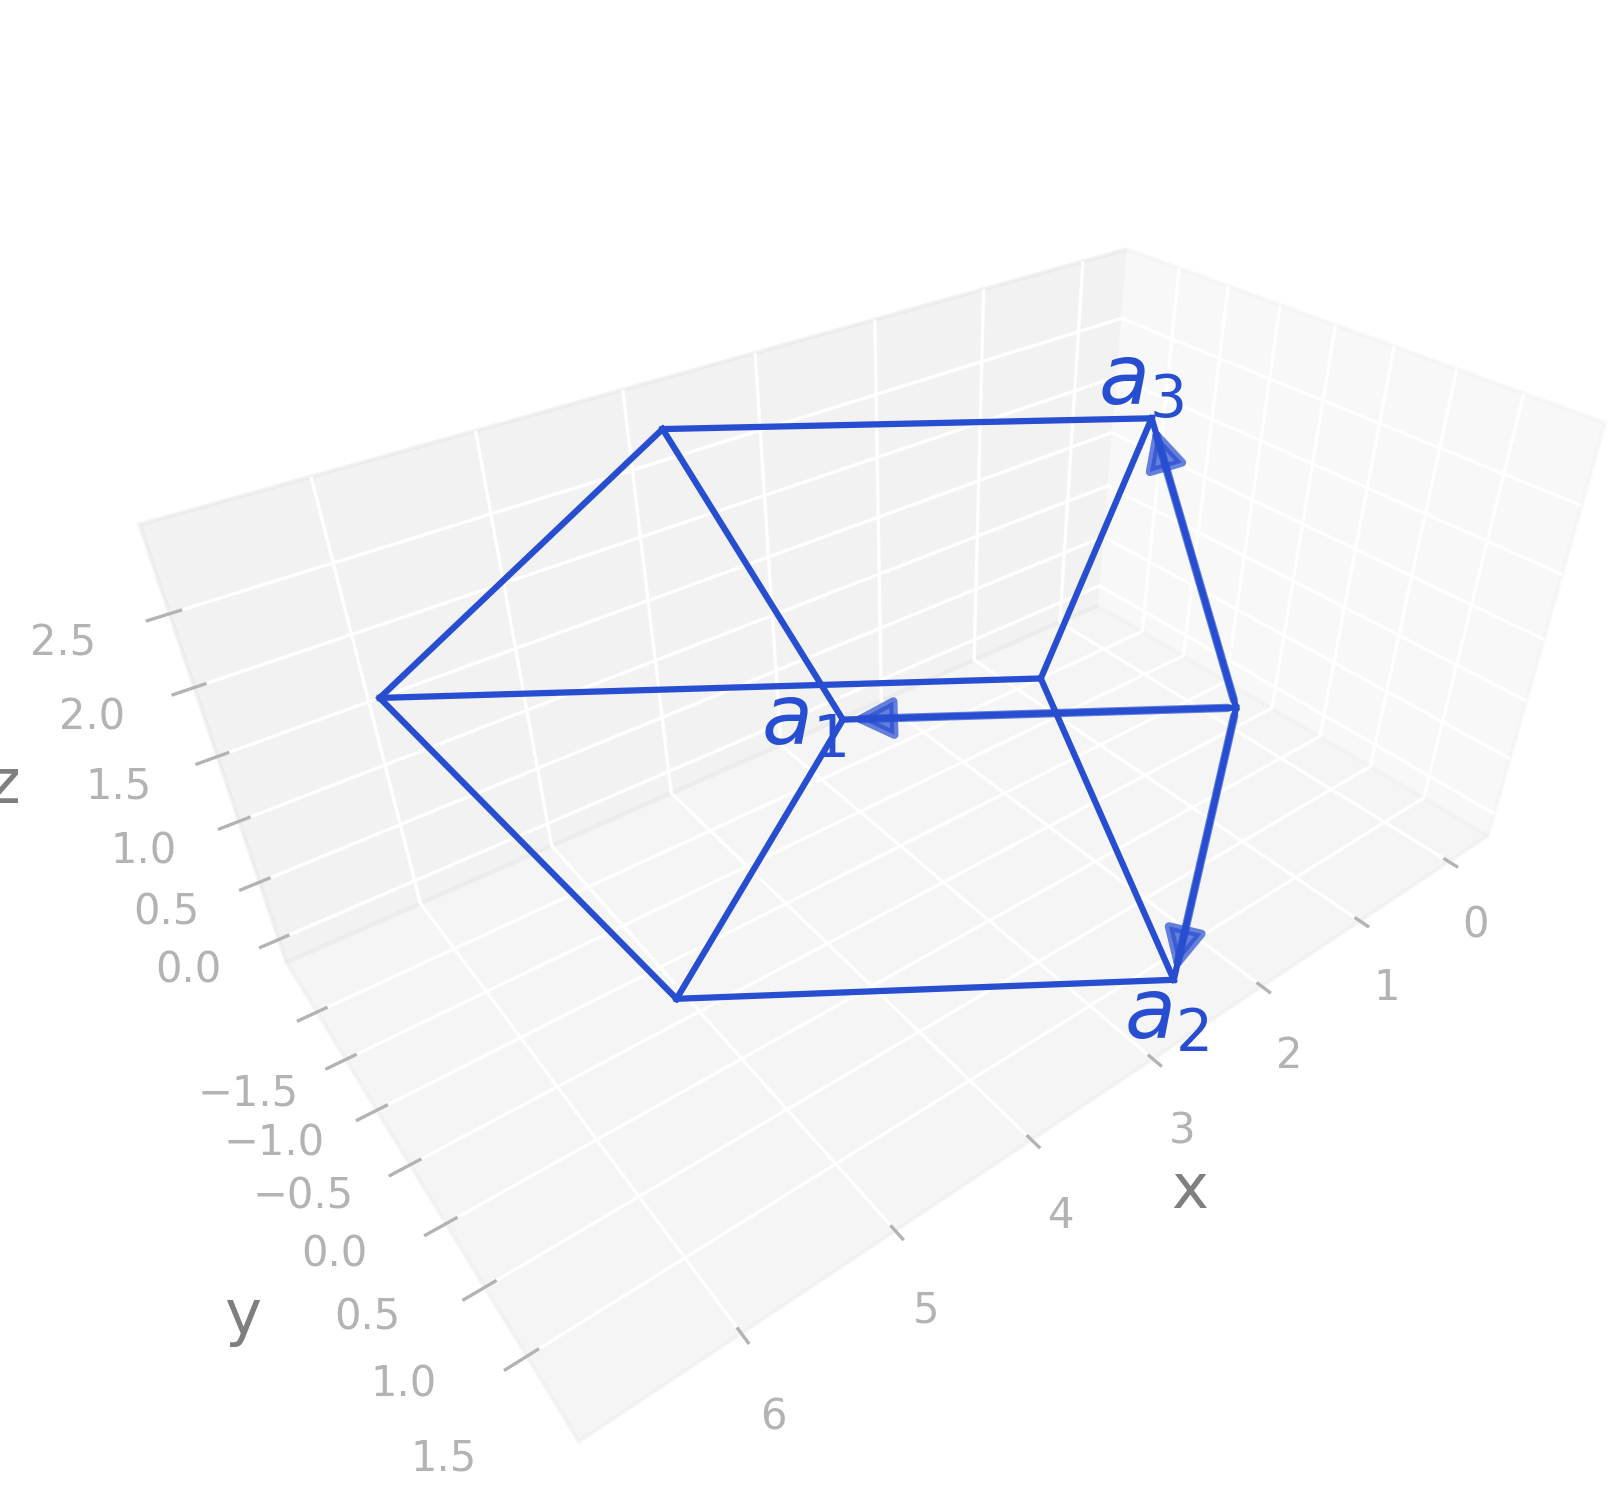

Generate this figure with Python:
import radtools as rad

l = rad.lattice_example("RHL1")
l.plot("primitive")
# Save an image:
l.savefig("rhl1_real.png", elev=35, azim=52, dpi=300, bbox_inches="tight")
# Interactive plot:
l.show(elev=35, azim=52)
